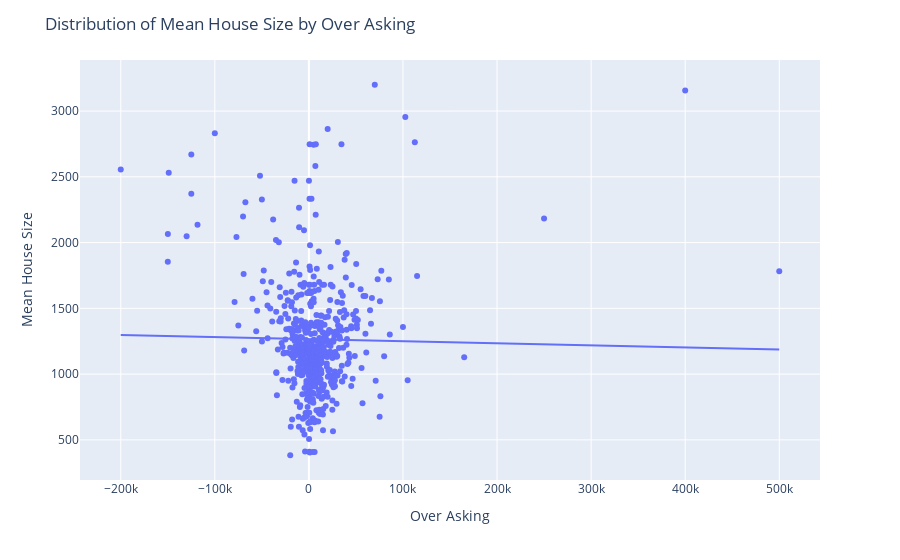

This figure's notebook cell:
### Code cell
df_mean = condo_df.groupby('Over Asking')['SqFt'].mean().reset_index()

fig = px.scatter(df_mean, x='Over Asking', y='SqFt', trendline='ols', 
                 labels={'Over Asking':'Over Asking', 'SqFt':'Mean House Size'})
fig.update_layout(title='Distribution of Mean House Size by Over Asking')
fig.show()

### Figure 1 — Plotly figure (JSON) as saved in the notebook; plotly's stock layout.template omitted (floating-point values rounded to 4 significant figures; data arrays with more than 128 entries replaced by an {"elided": "..."} marker saying what was removed)
{"data": [{"hovertemplate": "Over Asking=%{x}<br>Mean House Size=%{y}<extra></extra>", "legendgroup": "", "marker": {"color": "#636efa", "symbol": "circle"}, "mode": "markers", "name": "", "orientation": "v", "showlegend": false, "type": "scatter", "x": {"elided": "540 int values"}, "xaxis": "x", "y": {"elided": "540 float values"}, "yaxis": "y"}, {"hovertemplate": "<b>OLS trendline</b><br>SqFt = -0.00015813 * Over Asking + 1265.65<br>R<sup>2</sup>=0.000255<br><br>Over Asking=%{x}<br>Mean House Size=%{y} <b>(trend)</b><extra></extra>", "legendgroup": "", "marker": {"color": "#636efa", "symbol": "circle"}, "mode": "lines", "name": "", "showlegend": false, "type": "scatter", "x": {"elided": "540 int values"}, "xaxis": "x", "y": {"elided": "540 float values"}, "yaxis": "y"}], "layout": {"legend": {"tracegroupgap": 0}, "margin": {"t": 60}, "title": {"text": "Distribution of Mean House Size by Over Asking"}, "xaxis": {"anchor": "y", "domain": [0, 1], "title": {"text": "Over Asking"}}, "yaxis": {"anchor": "x", "domain": [0, 1], "title": {"text": "Mean House Size"}}}}
